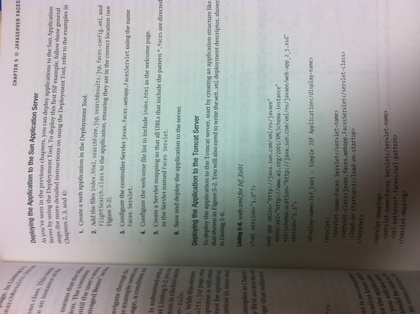
%> input picture Border Removal_Code/IMG_1307.JPG, 420 x 314 px, shrunk from 2592 x 1936 before the run
$ octave --eval "result = borderRemoval(imread('IMG_1307.JPG'));"   (GNU Octave 9; MATLAB toolbox functions it lacks are replaced by stand-ins)
%> lines starting %> are read from the running program, lines starting %| are printed output that depends on the picture; in (x1, y1, x2, y2) boxes, pixels count from 0 and x2, y2 are one past the last pixel; in counts of white or black regions, pixels touching at a corner belong together; the program's own positions count from 1
### AnalyzeCharacterComponent.m
function [avgHght,avgWdth] = AnalyzeCharacterComponent(beforeRLSARef)
binarisedImg = beforeRLSARef;
CC = bwconncomp(binarisedImg);
L = labelmatrix(CC);

% RGB2 = label2rgb(L, 'lines', 'c', 'shuffle');

%% now we will pick up the coordinates of the connected component's pixels
% locations and store them in respective array,
totalComponent = max(max(L)); % number of connected component present in the image
% Initialising the matrix
HoldConnecCom  = cell(totalComponent, 1);
HoldConnecComRefined = cell(totalComponent, 1);
for Ini = 1:totalComponent
    HoldConnecCom{Ini,1}(1,1) = 0;
    HoldConnecCom{Ini,1}(1,2) = 0;

    HoldConnecComRefined{Ini,1}(1,1) = 0;
    HoldConnecComRefined{Ini,1}(1,2) = 0;

end

for ConnComX = 1:1:size(L,1)
    for ConnComY = 1:1:size(L,2)
        if (L(ConnComX,ConnComY)~=0)
            s = L(ConnComX,ConnComY);
            if(HoldConnecCom{s,1}(1,1)==0)
                HoldConnecCom{s,1}(1,1) = ConnComX;
                HoldConnecCom{s,1}(1,2) = ConnComY;
            else
                HoldConnecCom{s,1}(end+1,1) = ConnComX;
                HoldConnecCom{s,1}(end,2) = ConnComY;
            end
        end
    end
end

p=1;
% ComponentHeightHist = zeros(totalComponent,1);
% ComponentAreaHist = zeros(totalComponent,1);
ComponentHghtWdth = zeros(totalComponent,2);
%HoldConnecCom1  = nan{Mx, 1};
for AccesEachCell = 1:1:totalComponent
    if (size((HoldConnecCom{AccesEachCell,1}),1)>=30) % for ignoring the unnecessary component
        HoldConnecComRefined{p,1} = HoldConnecCom{AccesEachCell,1};
        % from the next statement we are getting the minimum row, i.e
        % minimum at the Y direction
        [minRow] = min(HoldConnecComRefined{p,1}(:,1));
        % now we will find out the minimum Col, i.e. in the X direction
        [minCol] = min(HoldConnecComRefined{p,1}(:,2));

        % for the top left most corner
        HoldConnecComRefined{p,1}(1,3) = minRow;%holding the min row; i.e. minimum at the Y direction
        HoldConnecComRefined{p,1}(1,4) = minCol;%holding the min value col; i.e. minimum at the X direction

        % for the top right most corner
        [maxCol] = max(HoldConnecComRefined{p,1}(:,2));
        % for the top right most corner
        HoldConnecComRefined{p,1}(2,3) = minRow;%holding the min value of row; i.e. minimum at the Y direction
        HoldConnecComRefined{p,1}(2,4) = maxCol;%holding the max value of col; i.e. minimum at the X direction

        %for the bottom left most corner from next statement we are getting the
        %maximum of row; i.e in the Y direction
        [maxRow] = max(HoldConnecComRefined{p,1}(:,1));

        HoldConnecComRefined{p,1}(3,3) = maxRow;%holding the max of row; i.e. in the Y direction
        HoldConnecComRefined{p,1}(3,4) = minCol;%holding the min of Col i.e. in the X direction

        %for the bottom right most corner
        HoldConnecComRefined{p,1}(4,3) = maxRow;%holding the max value of X coordinate
        HoldConnecComRefined{p,1}(4,4) = maxCol;%holding the max value of the Y coordinate

        Y = [HoldConnecComRefined{p,1}(1,3) HoldConnecComRefined{p,1}(3,3)];
        X = [HoldConnecComRefined{p,1}(1,4) HoldConnecComRefined{p,1}(2,4)];
        %          line(X,Y);

        Wdth = X(2)-X(1);

        % [13 lines of commented-out code are left out]
        Hght = Y(2)-Y(1);
        if ((Hght>0)&&(Wdth>0))
            %             [r,~] = find((ComponentHeightHist(:,1))==Hght);

            % for eliminating those component whose height & width don't overcome
            % the threshold parameter.
            ComponentHghtWdth(p,1) = Hght; % storing component height
            ComponentHghtWdth(p,2) = Wdth; % storing component width
            % [18 lines of commented-out code are left out]
            p = p+1;
        end
    end
end

% As HoldConnecComRefined is the refined version of HoldConnecCom, where the
% component size is more than 30 pixels, so it may be possible that
% HoldConnecComRefined size is not same as HoldConnecCom; it may be less than
% HoldConnecCom. If it is then calculate the difference in length and those
% cell will contain zero. Now if any cell is containing zero then we need
% to remove it
% if((p-1) <= totalComponent)       % p-1 bcoz of the last increment bfore leaving the loop
%     %cnt = 0;
%     HoldConnecComMoreRefined = cell((p-1), 1);
%     for getCell = 1:1:(p-1)
%         HoldConnecComMoreRefined{getCell,1} = HoldConnecComRefined{getCell,1} ;
%         % cnt = cnt+1;
%     end
% else
%     HoldConnecComMoreRefined = HoldConnecComRefined;
% end
% clear HoldConnecComRefined;

[~,~,ComponentHght] = find(ComponentHghtWdth(:,1));
[~,~,ComponentWdth] = find(ComponentHghtWdth(:,2));
avgHght = nanmean(ComponentHght);
avgWdth = nanmean(ComponentWdth);
% [60 lines of commented-out code are left out]

return;
end

### Border Removal_Code/borderRemoval.m
function [beforeRLSA,afterVerticalRLSA,startText,horiRLSAThresh,verRLSAThresh] = borderRemoval(Img)


level = graythresh(Img);
%level = 0.6500;
Img1 = im2bw(Img,level);
% imwrite(Img1, 'E:\otsuImage.png');

% ImgNiBlack = niblack(Img);
% imwrite(ImgNiBlack, 'E:\niBlackImage.png');
% figure, imshow(Img1);


%% For Horizontal RLSA
% Inverting the image
Img1 = imcomplement(Img1);

beforeRLSA = ApplyMorphology(Img1,false);
[getAvgHeight,getAvgWidth]  = AnalyzeCharacterComponent(beforeRLSA);
horiRLSAThresh = ceil((getAvgHeight*50)/100);
verRLSAThresh = ceil((getAvgHeight*10)/100);

% generating histogram matrix
[nRw nCol] = size(Img1);
L_1 = ceil((nRw*2)/3);
L_2 = ceil((nRw*1)/50);
L_3 = ceil((nRw*1)/20);

nColOfKernel = 5;

histMat = zeros(nRw,nCol);
conditionFlagOfX0 = 0;

collectX0 = zeros((ceil(nCol/5)),1);
X0 = -1;
cnt = 1;
for j = 1:1:nCol % iterate for each column
    indexes = find(Img1(:,j));


    if((length(indexes)) > 1)
        nForeGrndPixels = length(indexes);
        histMat((nRw-(nForeGrndPixels-1)):nRw,j) = 1;

        if( ((j<=(ceil(nCol/5)))&&(nForeGrndPixels > L_3)) || ((j<=(ceil(nCol/5)))&&(nForeGrndPixels < L_2)) )

            collectX0(cnt,1) = j;
            conditionFlagOfX0 = 1;
            cnt = cnt +1;
        end
    end
end
if(conditionFlagOfX0 == 1) % if there is some unwanted tezt/portion at the left of the page then it will be detected.
    [~,~,nonZeroVal]= find(collectX0);
    X0 = min(nonZeroVal);
end

%% For getting the starting of the text in the image
if(conditionFlagOfX0 == 0)
    X0 = -1;
    X1 = -1;
    X2 = -1;
end

conditionFlagOfX1 = 0;
if(conditionFlagOfX0 ~= 0)
    for j = 1:1:(ceil(nCol/3)) % iterate for each column
        tempMat = histMat((nRw-(L_2-1)):nRw,j:(j+(nColOfKernel-1)));

        % checking if all the element in the first col of tempMat is 1 or not
        nElement_1st = find(tempMat(:,1));
        if(length(nElement_1st) == L_2)
            nElement_2nd = find(tempMat(:,2));
            nElement_3rd = find(tempMat(:,3));
            nElement_4th = find(tempMat(:,4));
            nElement_5th = find(tempMat(:,5));
            if(((isempty(nElement_2nd))||(length(nElement_2nd) < L_2))&&((isempty(nElement_3rd))||(length(nElement_3rd) < L_2))...
                    &&((isempty(nElement_4th))||(length(nElement_4th) < L_2))&&((isempty(nElement_5th))||(length(nElement_5th) < L_2)))
                if(j > X0)
                    X1 = j;
                    conditionFlagOfX1 = 1;
                    break;
                end
            end
        end
    end
end
if(conditionFlagOfX1 == 0)
    X0 = -1;
    X1 = -1;
    X2 = -1;
end

X2 = -1;
if(conditionFlagOfX1 ~= 0)
    for j = X1:1:(ceil(nCol/3)) % iterate for each column
        tempMat = histMat((nRw-(L_2-1)):nRw,j:(j+nColOfKernel-1));
        nElement_5th = find(tempMat(:,nColOfKernel));
        if(length(nElement_5th) == L_2)
            nElement_2nd = find(tempMat(:,2));
            nElement_3rd = find(tempMat(:,3));
            nElement_4th = find(tempMat(:,4));
            nElement_1st = find(tempMat(:,1));

            if(((isempty(nElement_2nd))||(length(nElement_2nd) < L_2))&&((isempty(nElement_3rd))||(length(nElement_3rd) < L_2))...
                    &&((isempty(nElement_4th))||(length(nElement_4th) < L_2))&&((isempty(nElement_1st))||(length(nElement_1st) < L_2)))

                if(j>X1)
                    X2 = j;
                    break;
                end
            end
        end
    end
end
startText = 1;
if(X0 == -1)
    startText = 1;

elseif(X2 == -1)
    startText = X0 + (ceil((X1 - X0)/2));

elseif(X2 ~= -1)
    startText = X1 + (ceil((X2 - X1)/2));
end

%% For getting the end of the text in the page
conditionFlagOfX3 = 0;
for j = ((ceil(nCol/2))+(ceil(nCol/4))):1:(nCol-(nColOfKernel-1)) % iterate for each column
    tempMatEnd = histMat((nRw-(L_2-1)):nRw,j:(j+nColOfKernel-1));

    % checking if all the element in the first col of tempMat is 1 or not
    nElement_1st = find(tempMatEnd(:,1));
    if(length(nElement_1st) == L_2)
        nElement_2nd = find(tempMatEnd(:,2));
        nElement_3rd = find(tempMatEnd(:,3));
        nElement_4th = find(tempMatEnd(:,4));
        nElement_5th = find(tempMatEnd(:,5));
        if(((isempty(nElement_2nd))||(length(nElement_2nd) < L_2))&&((isempty(nElement_3rd))||(length(nElement_3rd) < L_2))...
                &&((isempty(nElement_4th))||(length(nElement_4th) < L_2))&&((isempty(nElement_5th))||(length(nElement_5th) < L_2)))

            X3 = j;
            conditionFlagOfX3 = 1;
            break;
        end
    end
end
% endText = 0;
if(conditionFlagOfX3 == 1)
    endText = X3;
else
    endText = nCol;
end


%%
if(((size(Img1,2)) - endText) > 10)
    Img1 = Img1(:,startText:endText+10); % just to give some relaxation
else
    Img1 = Img1(:,startText:endText);
end

[nRwRefined nColRefined] = size(Img1);
horiHistMat = zeros(nRwRefined,nColRefined);

blackPixelMat = zeros((size(Img1,1)),1);
for p = 1:(size(Img1,1))
    indexes = find(Img1(p,:));
    blackPixelMat(p,1) = (length(indexes));
    if((length(indexes)) >= 1)
        nForeGrndPixels = length(indexes);
        horiHistMat(p,1:nForeGrndPixels) = 1;

    end
end
return;
end


function[BW2] =  ApplyMorphology(BW2,applyFlag)
% [4 lines of commented-out code are left out]
BW2 = bwmorph(BW2,'clean');
% [7 lines of commented-out code are left out]
BW2 = bwmorph(BW2,'clean');
% BW2 = bwmorph(BW2,'spur');
return;
end
% As in the undilated image, the same word can be conisdered as two seperate words in CC labelling
% so dilation is required, here we don't want to dilate original image,
% so we made a copy, CC labelling algo will run on the dilated image
% bwDilate = BW2;
% bwDilate = imclose(bwDilate,SE);  % Dilating with the structuring element
% figure,imshow(bwDilate);
%> in borderRemoval, `level = graythresh(Img);`: level = 0.518
%> in borderRemoval, `Img1 = im2bw(Img,level);`:
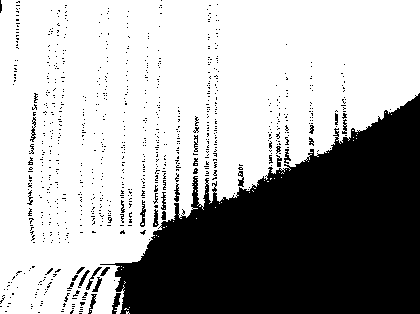
%> Img1: size 314x420 logical; 65.8% white; 843 black regions (806 under 20 px), largest, box (x1, y1, x2, y2) and area: (100, 93, 420, 314) 41694, (112, 293, 121, 314) 100, (140, 200, 146, 227) 78
%> in ApplyMorphology, `BW2 = bwmorph(BW2,'clean');`:
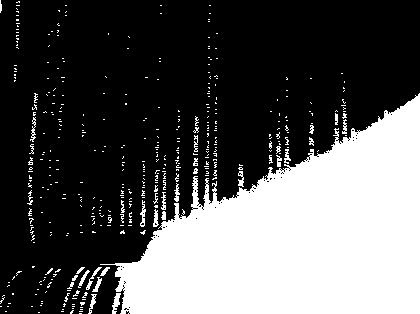
%> BW2: size 314x420 logical; 33.8% white; 402 white regions (365 under 20 px), largest, box (x1, y1, x2, y2) and area: (100, 93, 420, 314) 41694, (112, 293, 121, 314) 100, (140, 200, 146, 227) 78
%> in AnalyzeCharacterComponent, `CC = bwconncomp(binarisedImg);`: CC = 402 connected components
%> in AnalyzeCharacterComponent, `L = labelmatrix(CC);`:
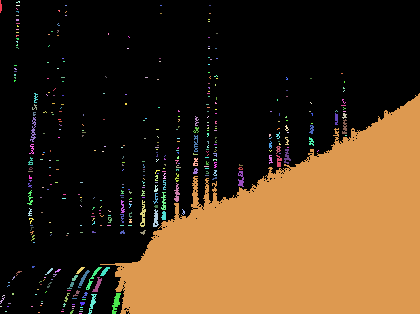
%> L: size 314x420 uint16; 403 distinct labels, from 0 to 402; one colour per label, 0 black
%> in AnalyzeCharacterComponent, `totalComponent = max(max(L));`: totalComponent = 402
%> in AnalyzeCharacterComponent, `HoldConnecCom  = cell(totalComponent, 1);`: HoldConnecCom = 402 items
%> after the loop in AnalyzeCharacterComponent, `for ConnComX = 1:1:size(L,1)`: s = 179
%> the loop in AnalyzeCharacterComponent, `for AccesEachCell = 1:1:totalComponent` made 402 passes
%> (minRow, minCol, maxCol, maxRow, Y, Wdth, Hght, p) on passes 34, 44: (191, 28, 33, 205, [191 205], 5, 14, 2), (118, 31, 36, 142, [118 142], 5, 24, 3)
%> after the loop in AnalyzeCharacterComponent, `for AccesEachCell = 1:1:totalComponent`: ComponentHghtWdth = 402 rows, first 12: [14 5; 24 5; 17 11; 22 15; 19 8; 14 9; 220 319; 8 9; 20 8; 26 5; 17 5; 17 4]; Hght = 14; Wdth = 4; X = [343 347]; Y = [120 134]; maxCol = 347; maxRow = 134; minCol = 343; minRow = 120; p = 21
%> in AnalyzeCharacterComponent, `[~,~,ComponentHght] = find(ComponentHghtWdth(:,1));`: ComponentHght = 20 values from 8 to 220
%> in AnalyzeCharacterComponent, `[~,~,ComponentWdth] = find(ComponentHghtWdth(:,2));`: ComponentWdth = 20 values from 2 to 319
%> in AnalyzeCharacterComponent, `avgHght = nanmean(ComponentHght);`: avgHght = 26.25
%> in AnalyzeCharacterComponent, `avgWdth = nanmean(ComponentWdth);`: avgWdth = 21.85
%> in borderRemoval, `[getAvgHeight,getAvgWidth]  = AnalyzeCharacterComponent(beforeRLSA);`: getAvgHeight = 26.25; getAvgWidth = 21.85
%> in borderRemoval, `horiRLSAThresh = ceil((getAvgHeight*50)/100);`: horiRLSAThresh = 14
%> in borderRemoval, `verRLSAThresh = ceil((getAvgHeight*10)/100);`: verRLSAThresh = 3
%> the loop in borderRemoval, `for j = 1:1:nCol` made 420 passes
%> (indexes, nForeGrndPixels) on passes 1, 2, 3, 4, 5, 8, 9: ([1; 2; 3; 4; 5; 6; 7; 8; 9; 10; 11; 12; 13; 302; 304; 307], 16), ([5; 6; 7; 8; 9; 10; 11; 301; 302; 303; 307], 11), ([297; 299; 301], 3), ([296; 299; 300], 3), ([290; 296; 298], 3), ([287; 290; 307], 3), ([283; 286; 304; 307], 4)
%> after the loop in borderRemoval, `for j = 1:1:nCol`:
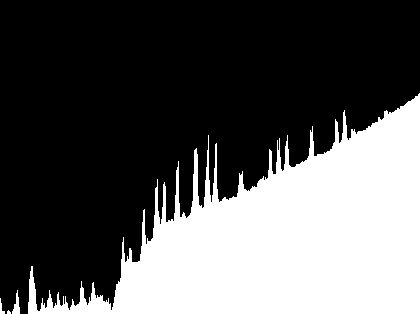
%> histMat: size 314x420 double; values 0 (black) and 1 (white), 34.2% white; 4 white regions (1 under 20 px), largest, box (x1, y1, x2, y2) and area: (28, 93, 420, 314) 44903, (12, 290, 20, 314) 97, (0, 298, 5, 314) 36
%> after the loop in borderRemoval, `for j = 1:1:nCol`: cnt = 38; collectX0 = 84 values, max 84 at index 37, min 0 at index 38, mean 17.11; nForeGrndPixels = 221
%> in borderRemoval, `[~,~,nonZeroVal]= find(collectX0);`: nonZeroVal = 37 values from 3 to 84
%> in borderRemoval, `X0 = min(nonZeroVal);`: X0 = 3
%> the loop in borderRemoval, `for j = 1:1:(ceil(nCol/3))` made 20 passes
%> nElement_1st on passes 2, 3, 4, 5, 8, 9, 10, 11: [1; 2; 3; 4; 5; 6; 7], [5; 6; 7], [5; 6; 7], [5; 6; 7], [5; 6; 7], [4; 5; 6; 7], [5; 6; 7], [6; 7]
%> the loop in borderRemoval, `for j = X1:1:(ceil(nCol/3))` made 6 passes
%> (nElement_5th, X2) on pass 6: ([1; 2; 3; 4; 5; 6; 7], 25)
%> in borderRemoval, `startText = X1 + (ceil((X2 - X1)/2));`: startText = 23
%> after the loop in borderRemoval, `for j = ((ceil(nCol/2))+(ceil(nCol/4))):1:(nCol-(nColOfKernel-1))`: conditionFlagOfX3 = 0
%> in borderRemoval, `Img1 = Img1(:,startText:endText);`:
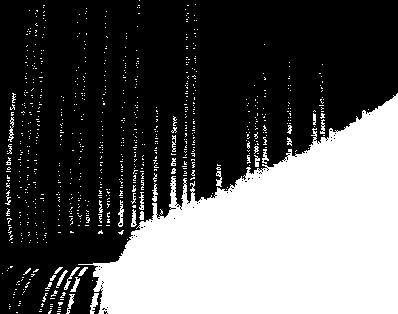
%> Img1: size 314x398 logical; 35.9% white; 801 white regions (765 under 20 px), largest, box (x1, y1, x2, y2) and area: (78, 93, 398, 314) 41694, (90, 293, 99, 314) 100, (118, 200, 124, 227) 78
%> the loop in borderRemoval, `for p = 1:(size(Img1,1))` made 314 passes
%> (indexes, nForeGrndPixels) on passes 1, 5, 6, 8, 9, 10, 11, 12: (140, 1), (196, 1), ([44 45 139 140 188 189], 6), ([44 138 140], 3), (87, 1), (186, 1), ([30 37 38], 3), ([38 45 87 107], 4)
%> after the loop in borderRemoval, `for p = 1:(size(Img1,1))`:
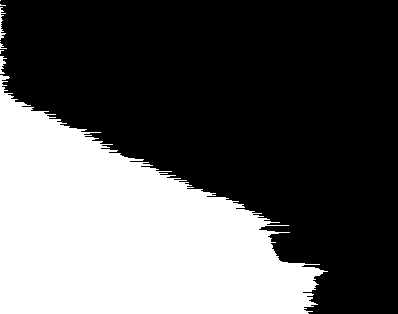
%> horiHistMat: size 314x398 double; values 0 (black) and 1 (white), 35.9% white; 8 white regions (5 under 20 px), largest, box (x1, y1, x2, y2) and area: (0, 75, 328, 314) 44725, (0, 7, 6, 40) 79, (0, 56, 7, 74) 67
%> after the loop in borderRemoval, `for p = 1:(size(Img1,1))`: blackPixelMat = 314 values, max 328 at index 272, min 0 at index 2, mean 143; nForeGrndPixels = 309

$ run again, on Border Removal_Code/IMG_1308.JPG
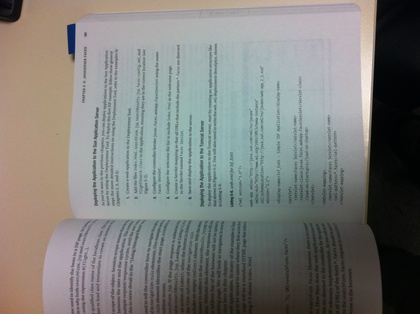
%> input picture Border Removal_Code/IMG_1308.JPG, 420 x 314 px, shrunk from 2592 x 1936 before the run
%> level = 0.388
%> in borderRemoval, `Img1 = im2bw(Img,level);`:
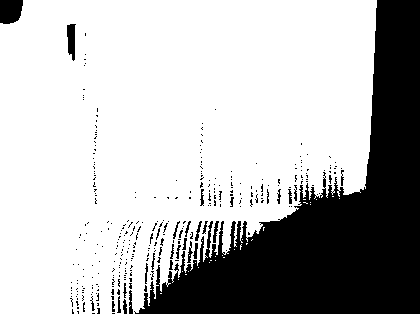
%> Img1: size 314x420 logical; 71.9% white; 325 black regions (296 under 20 px), largest, box (x1, y1, x2, y2) and area: (134, 0, 420, 314) 34416, (0, 0, 23, 24) 486, (67, 24, 76, 61) 240
%> CC = 200 connected components
%> L: size 314x420 uint8; 201 distinct labels, from 0 to 200
%> totalComponent = 200
%> HoldConnecCom = 200 items
%> after the loop in AnalyzeCharacterComponent, `for ConnComX = 1:1:size(L,1)`: s = 95
%> the loop in AnalyzeCharacterComponent, `for AccesEachCell = 1:1:totalComponent` made 200 passes
%> (minRow, minCol, maxCol, maxRow, Y, Wdth, Hght) on passes 1, 2, 59: (1, 1, 23, 24, [1 24], 22, 23), (25, 68, 76, 61, [25 61], 8, 36), (297, 118, 121, 313, [297 313], 3, 16)
%> after the loop in AnalyzeCharacterComponent, `for AccesEachCell = 1:1:totalComponent`: ComponentHghtWdth = 200 rows, first 12: [23 22; 36 8; 16 3; 14 3; 23 3; 313 285; 20 2; 16 3; 14 3; 17 6; 13 4; 11 4]; Hght = 15; Wdth = 2; X = [342 344]; Y = [171 186]; maxCol = 344; maxRow = 186; minCol = 342; minRow = 171; p = 24
%> ComponentHght = 23 values from 11 to 313
%> ComponentWdth = 23 values from 2 to 285
%> avgHght = 30.13
%> avgWdth = 16.91
%> getAvgHeight = 30.13; getAvgWidth = 16.91
%> horiRLSAThresh = 16
%> verRLSAThresh = 4
%> the loop in borderRemoval, `for j = 1:1:nCol` made 420 passes
%> (indexes, nForeGrndPixels) on passes 21 to 23: ([1; 2; 3; 4; 5; 6; 7; 8; 9; 10; 11; 12; 13; 14; 15; 16], 16), ([1; 2; 3; 4; 5; 6; 7; 8; 9; 10; 11], 11), ([1; 2; 3; 4; 5; 6], 6)
%> after the loop in borderRemoval, `for j = 1:1:nCol`: cnt = 33; collectX0 = 84 values, max 84 at index 32, min 0 at index 33, mean 12.64; nForeGrndPixels = 314
%> nonZeroVal = 32 values from 1 to 84
%> X0 = 1
%> the loop in borderRemoval, `for j = 1:1:(ceil(nCol/3))` made 22 passes
%> nElement_5th on passes 1 to 8: [1; 2; 3; 4; 5; 6; 7], [1; 2; 3; 4; 5; 6; 7], [1; 2; 3; 4; 5; 6; 7], [1; 2; 3; 4; 5; 6; 7], [1; 2; 3; 4; 5; 6; 7], [1; 2; 3; 4; 5; 6; 7], [1; 2; 3; 4; 5; 6; 7], [1; 2; 3; 4; 5; 6; 7]
%> the loop in borderRemoval, `for j = X1:1:(ceil(nCol/3))` made 43 passes
%> (nElement_5th, X2) on pass 43: ([1; 2; 3; 4; 5; 6; 7], 64)
%> startText = 43
%> after the loop in borderRemoval, `for j = ((ceil(nCol/2))+(ceil(nCol/4))):1:(nCol-(nColOfKernel-1))`: conditionFlagOfX3 = 0
%> the loop in borderRemoval, `for p = 1:(size(Img1,1))` made 314 passes
%> nForeGrndPixels on passes 1 to 8: 43, 43, 43, 43, 43, 43, 43, 43
%> after the loop in borderRemoval, `for p = 1:(size(Img1,1))`:
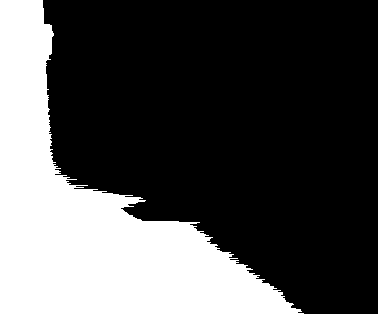
%> horiHistMat: size 314x378 double; values 0 (black) and 1 (white), 30.9% white; 1 white region, box (x1, y1, x2, y2) and area: (0, 0, 304, 314) 36623
%> after the loop in borderRemoval, `for p = 1:(size(Img1,1))`: blackPixelMat = 314 values, max 304 at index 314, min 43 at index 1, mean 116.6; nForeGrndPixels = 304

$ run again, on Border Removal_Code/IMG_1309.JPG
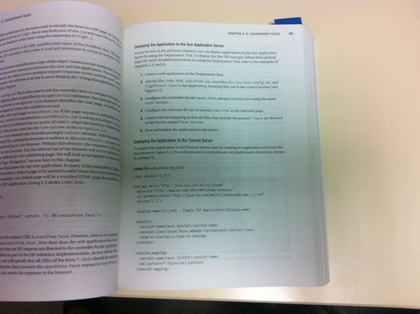
%> input picture Border Removal_Code/IMG_1309.JPG, 420 x 314 px, shrunk from 2592 x 1936 before the run
%> level = 0.592
%> in borderRemoval, `Img1 = im2bw(Img,level);`:
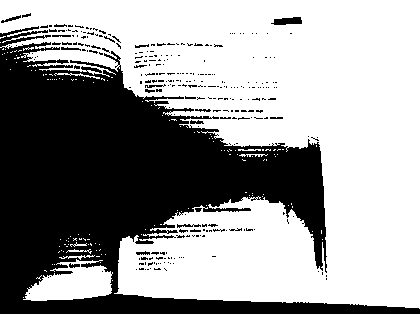
%> Img1: size 314x420 logical; 60.4% white; 274 black regions (250 under 20 px), largest, box (x1, y1, x2, y2) and area: (0, 26, 420, 314) 50109, (271, 17, 302, 25) 181, (1, 15, 21, 23) 54
%> CC = 189 connected components
%> L: size 314x420 uint8; 190 distinct labels, from 0 to 189
%> totalComponent = 189
%> HoldConnecCom = 189 items
%> after the loop in AnalyzeCharacterComponent, `for ConnComX = 1:1:size(L,1)`: s = 1
%> the loop in AnalyzeCharacterComponent, `for AccesEachCell = 1:1:totalComponent` made 189 passes
%> (minRow, minCol, maxCol, maxRow, Y, Wdth, Hght) on passes 1, 2, 7, 11, 15, 46, 50: (27, 1, 420, 314, [27 314], 419, 287), (16, 2, 21, 23, [16 23], 19, 7), (36, 53, 71, 37, [36 37], 18, 1), (48, 62, 81, 51, [48 51], 19, 3), (264, 70, 80, 268, [264 268], 10, 4), (45, 136, 149, 48, [45 48], 13, 3), (252, 137, 150, 255, [252 255], 13, 3)
%> after the loop in AnalyzeCharacterComponent, `for AccesEachCell = 1:1:totalComponent`: ComponentHghtWdth = 189 rows, first 12: [287 419; 7 19; 1 18; 3 19; 4 10; 3 13; 3 13; 3 20; 3 23; 3 13; 2 15; 7 30]; Hght = 7; Wdth = 30; X = [272 302]; Y = [18 25]; maxCol = 302; maxRow = 25; minCol = 272; minRow = 18; p = 13
%> ComponentHght = [287; 7; 1; 3; 4; 3; 3; 3; 3; 3; 2; 7]
%> ComponentWdth = [419; 19; 18; 19; 10; 13; 13; 20; 23; 13; 15; 30]
%> avgHght = 27.17
%> avgWdth = 51
%> getAvgHeight = 27.17; getAvgWidth = 51
%> horiRLSAThresh = 14
%> verRLSAThresh = 3
%> the loop in borderRemoval, `for j = 1:1:nCol` made 420 passes
%> nForeGrndPixels on passes 1 to 8: 277, 281, 278, 277, 278, 278, 280, 278
%> after the loop in borderRemoval, `for j = 1:1:nCol`: cnt = 85; collectX0 = 84 values from 1 to 84; nForeGrndPixels = 5
%> nonZeroVal = 84 values from 1 to 84
%> X0 = 1
%> after the loop in borderRemoval, `for j = 1:1:(ceil(nCol/3))`: conditionFlagOfX1 = 0
%> after the loop in borderRemoval, `for p = 1:(size(Img1,1))`:
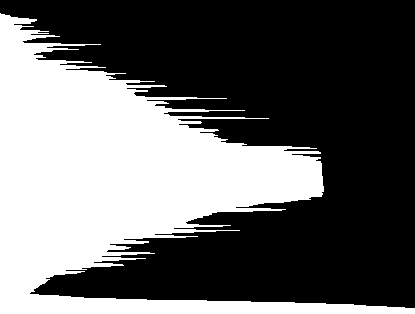
%> horiHistMat: size 314x415 double; values 0 (black) and 1 (white), 40% white; 1 white region, box (x1, y1, x2, y2) and area: (0, 13, 415, 314) 52155
